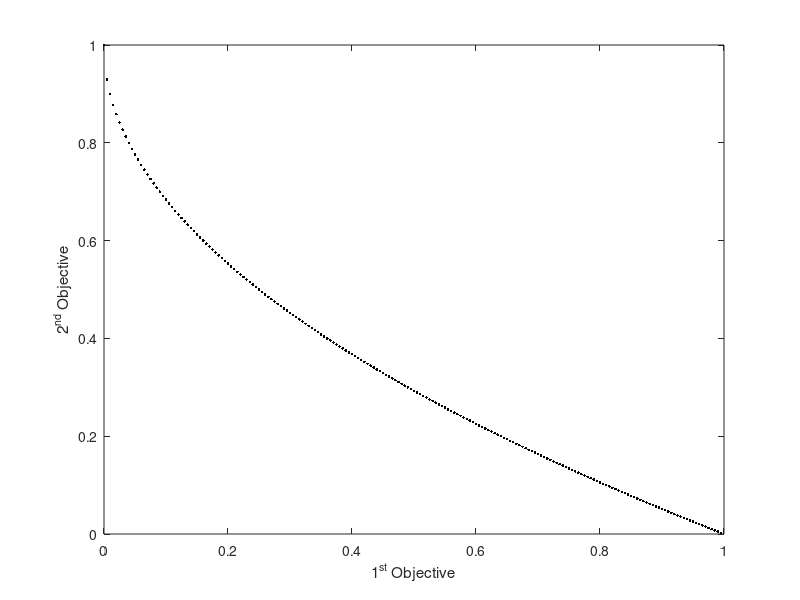

This chart was generated by the following MATLAB code:
load('ZDT4.mat');

plot(PF(:, 1), PF(:, 2), 'k.');
xlabel('1^{st} Objective');
ylabel('2^{nd} Objective');
xlim([0, 1]);
ylim([0, 1]);
